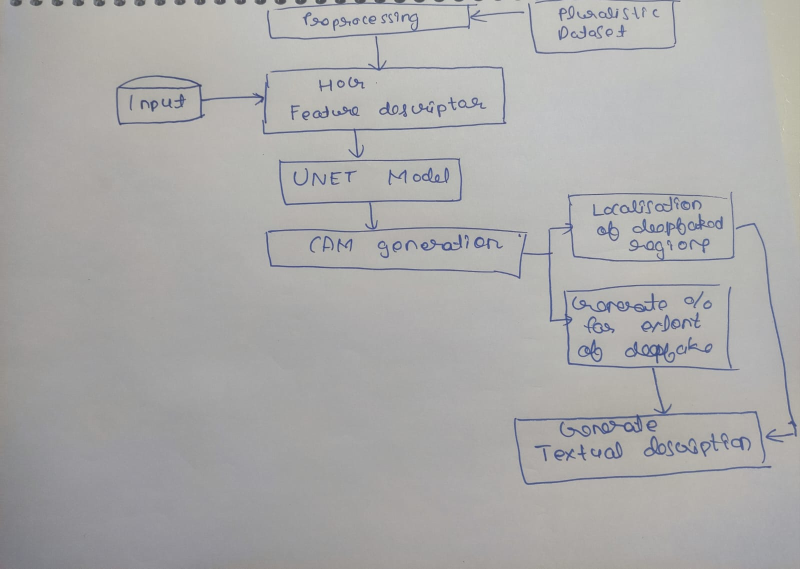
#> input picture images/sample1.png, 1600 x 1137 px (shown at 1/2 size)
$ python -i detect.py   (imports and definitions only)
#> lines starting #> are read from the running program, lines starting #| are printed output that depends on the picture; after the words box and inside, x2 and y2 are one past the last pixel; in counts of white or black regions, pixels touching at a corner belong together
import cv2
import os

def detect_boxes(image_path):
#> called with image_path = 'images/sample1.png'
    os.makedirs("debug", exist_ok=True)

    img = cv2.imread(image_path)
#> img is the input picture: shape (1137, 1600, 3); mean B, G, R 169.8, 170.3, 170.9

    if img is None:
        raise ValueError(f"❌ Failed to load image: {image_path}")

    gray = cv2.cvtColor(img, cv2.COLOR_BGR2GRAY)

    # threshold for hand-drawn
    _, thresh = cv2.threshold(gray, 150, 255, cv2.THRESH_BINARY_INV)
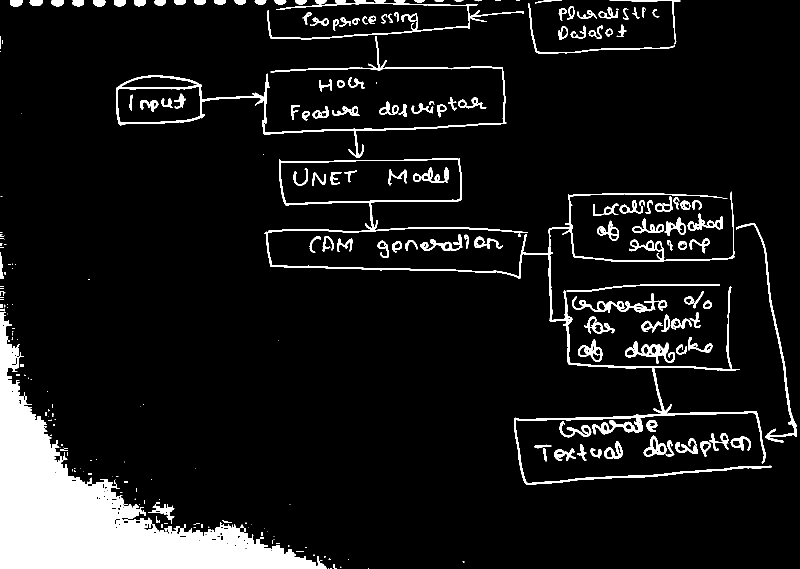
#> thresh: shape (1137, 1600) (shown at 1/2 size); 8.9% white; 266 white regions (109 under 20 px)

    contours_info = cv2.findContours(thresh, cv2.RETR_EXTERNAL, cv2.CHAIN_APPROX_SIMPLE)
#> contours_info = 254 contours, 121 with area under 20; largest, box (x1, y1, x2, y2) and area: (0, 624, 654, 1137) 89030, (558, 316, 924, 459) 30664, (232, 150, 528, 251) 15336, (529, 383, 1544, 970) 11108, (524, 72, 1013, 316) 2630

    if len(contours_info) == 3:
        _, contours, _ = contours_info
    else:
        contours, _ = contours_info
#> contours has the same summary as contours_info

    boxes = []

    for i, cnt in enumerate(contours):
        x, y, w, h = cv2.boundingRect(cnt)

        # 🔥 remove tiny noise
        if w * h < 20000:
            continue

        # 🔥 remove very large merged regions
        if w > 600 or h > 300:
            continue

        boxes.append({
            "id": i,
            "bbox": [x, y, x+w, y+h],
            "center": [x + w/2, y + h/2]
        })

        cv2.rectangle(img, (x, y), (x+w, y+h), (0, 255, 0), 2)
#> this loop made 254 passes
#> (cnt, x, y, w, h) on passes 2 to 4: ([[660, 1136], [663, 1136]], 660, 1136, 4, 1), ([[656, 1136], [657, 1136]], 656, 1136, 2, 1), ([[680, 1133], [680, 1135], [682, 1135]], 680, 1133, 3, 3)
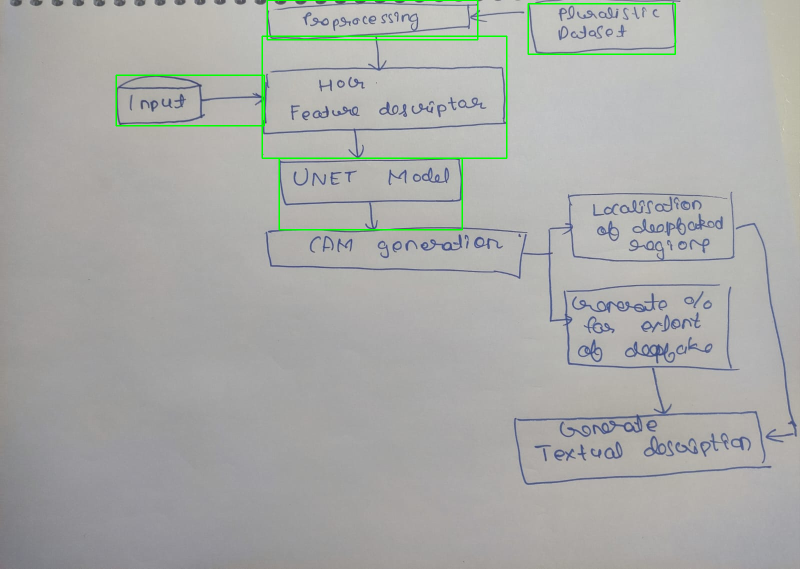
#> img: shape (1137, 1600, 3) (shown at 1/2 size); 0.75% of pixels changed, all inside (x1, y1, x2, y2) = (231, 0, 1352, 461)
#> after the loop, boxes = 5 items

    cv2.imwrite("debug/stage1_boxes.png", img)

    print(f"Detected {len(boxes)} boxes")
#| Detected 5 boxes

    return img, boxes

>>> result = detect_boxes('images/sample1.png')
